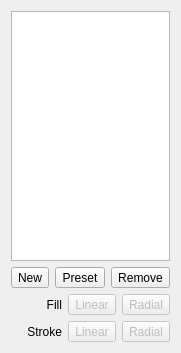
<?xml version="1.0" encoding="UTF-8"?>
<ui version="4.0">
 <class>glaxnimate::gui::GradientListWidget</class>
 <widget class="QWidget" name="GradientListWidget">
  <property name="geometry">
   <rect>
    <x>0</x>
    <y>0</y>
    <width>177</width>
    <height>353</height>
   </rect>
  </property>
  <layout class="QVBoxLayout" name="verticalLayout">
   <item>
    <widget class="QTableView" name="list_view">
     <property name="selectionMode">
      <enum>QAbstractItemView::SingleSelection</enum>
     </property>
     <property name="selectionBehavior">
      <enum>QAbstractItemView::SelectRows</enum>
     </property>
     <attribute name="horizontalHeaderVisible">
      <bool>true</bool>
     </attribute>
     <attribute name="verticalHeaderVisible">
      <bool>false</bool>
     </attribute>
    </widget>
   </item>
   <item>
    <layout class="QHBoxLayout" name="horizontalLayout">
     <item>
      <widget class="QToolButton" name="btn_new">
       <property name="toolTip">
        <string>Add Gradient</string>
       </property>
       <property name="text">
        <string>New</string>
       </property>
       <property name="icon">
        <iconset theme="list-add">
         <normaloff>.</normaloff>.</iconset>
       </property>
      </widget>
     </item>
     <item>
      <widget class="QToolButton" name="btn_preset">
       <property name="toolTip">
        <string>Add from Preset</string>
       </property>
       <property name="text">
        <string>Preset</string>
       </property>
       <property name="icon">
        <iconset theme="folder"/>
       </property>
      </widget>
     </item>
     <item>
      <spacer name="horizontalSpacer">
       <property name="orientation">
        <enum>Qt::Horizontal</enum>
       </property>
       <property name="sizeHint" stdset="0">
        <size>
         <width>40</width>
         <height>20</height>
        </size>
       </property>
      </spacer>
     </item>
     <item>
      <widget class="QToolButton" name="btn_remove">
       <property name="toolTip">
        <string>Remove Gradient</string>
       </property>
       <property name="text">
        <string>Remove</string>
       </property>
       <property name="icon">
        <iconset theme="list-remove">
         <normaloff>.</normaloff>.</iconset>
       </property>
      </widget>
     </item>
    </layout>
   </item>
   <item>
    <layout class="QGridLayout" name="gridLayout">
     <item row="0" column="1">
      <widget class="QLabel" name="label">
       <property name="text">
        <string>Fill</string>
       </property>
       <property name="alignment">
        <set>Qt::AlignRight|Qt::AlignTrailing|Qt::AlignVCenter</set>
       </property>
      </widget>
     </item>
     <item row="0" column="2">
      <widget class="QToolButton" name="btn_fill_linear">
       <property name="enabled">
        <bool>false</bool>
       </property>
       <property name="toolTip">
        <string>Linear</string>
       </property>
       <property name="text">
        <string>Linear</string>
       </property>
       <property name="icon">
        <iconset theme="paint-gradient-linear">
         <normaloff>.</normaloff>.</iconset>
       </property>
       <property name="checkable">
        <bool>true</bool>
       </property>
      </widget>
     </item>
     <item row="1" column="3">
      <widget class="QToolButton" name="btn_stroke_radial">
       <property name="enabled">
        <bool>false</bool>
       </property>
       <property name="toolTip">
        <string>Radial</string>
       </property>
       <property name="text">
        <string>Radial</string>
       </property>
       <property name="icon">
        <iconset theme="paint-gradient-radial">
         <normaloff>.</normaloff>.</iconset>
       </property>
       <property name="checkable">
        <bool>true</bool>
       </property>
      </widget>
     </item>
     <item row="1" column="1">
      <widget class="QLabel" name="label_2">
       <property name="text">
        <string>Stroke</string>
       </property>
       <property name="alignment">
        <set>Qt::AlignRight|Qt::AlignTrailing|Qt::AlignVCenter</set>
       </property>
      </widget>
     </item>
     <item row="0" column="3">
      <widget class="QToolButton" name="btn_fill_radial">
       <property name="enabled">
        <bool>false</bool>
       </property>
       <property name="toolTip">
        <string>Radial</string>
       </property>
       <property name="text">
        <string>Radial</string>
       </property>
       <property name="icon">
        <iconset theme="paint-gradient-radial">
         <normaloff>.</normaloff>.</iconset>
       </property>
       <property name="checkable">
        <bool>true</bool>
       </property>
      </widget>
     </item>
     <item row="1" column="2">
      <widget class="QToolButton" name="btn_stroke_linear">
       <property name="enabled">
        <bool>false</bool>
       </property>
       <property name="toolTip">
        <string>Linear</string>
       </property>
       <property name="text">
        <string>Linear</string>
       </property>
       <property name="icon">
        <iconset theme="paint-gradient-linear">
         <normaloff>.</normaloff>.</iconset>
       </property>
       <property name="checkable">
        <bool>true</bool>
       </property>
      </widget>
     </item>
    </layout>
   </item>
  </layout>
 </widget>
 <resources/>
 <connections>
  <connection>
   <sender>list_view</sender>
   <signal>clicked(QModelIndex)</signal>
   <receiver>GradientListWidget</receiver>
   <slot>change_current_gradient()</slot>
   <hints>
    <hint type="sourcelabel">
     <x>93</x>
     <y>98</y>
    </hint>
    <hint type="destinationlabel">
     <x>278</x>
     <y>152</y>
    </hint>
   </hints>
  </connection>
  <connection>
   <sender>list_view</sender>
   <signal>entered(QModelIndex)</signal>
   <receiver>GradientListWidget</receiver>
   <slot>change_current_gradient()</slot>
   <hints>
    <hint type="sourcelabel">
     <x>59</x>
     <y>191</y>
    </hint>
    <hint type="destinationlabel">
     <x>264</x>
     <y>275</y>
    </hint>
   </hints>
  </connection>
 </connections>
 <slots>
  <slot>change_current_gradient()</slot>
 </slots>
</ui>
